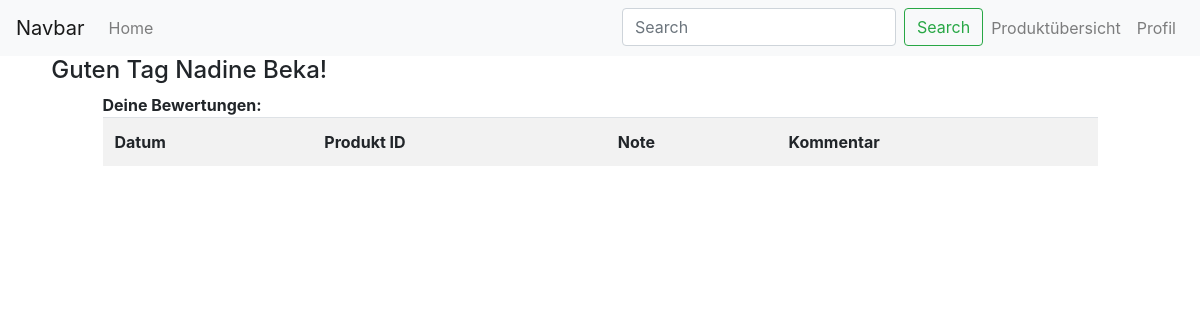
The page /profil.php (signed in) on the database as committed earlier.
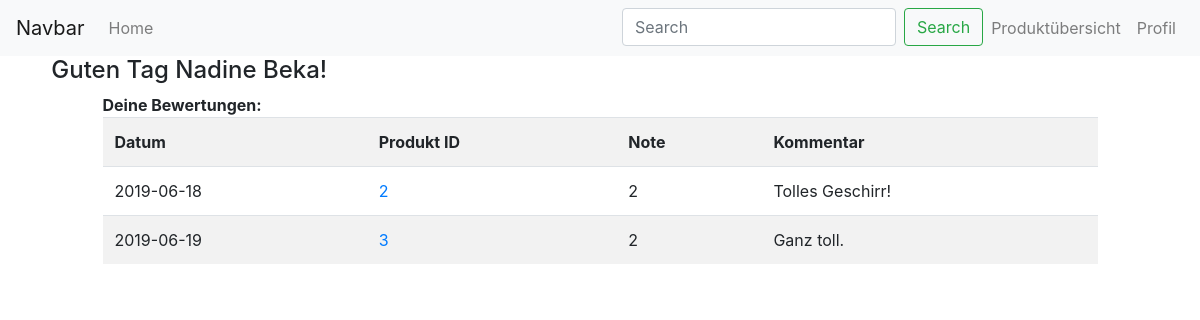
The same page on the database as committed later.
### tables this page shows
CREATE TABLE `profil` (
  `Username` text NOT NULL,
  `Datum` date NOT NULL,
  `Kommentar` text NOT NULL,
  `Note` double NOT NULL,
  `Artikel` text NOT NULL
);

### profil.php (the view, shortened to what this page needs)
<?php
include "inc/head.php";
include "inc/nav.php";
include "inc/config.php";
if (isset($_SESSION['Username'])) {
    $user = $_SESSION['Username'];
}
$query1 = "SELECT * FROM user WHERE Username = '$user'";
$result = mysqli_query($con, $query1);
if ($row = mysqli_fetch_assoc($result)) {
    $vorname = $row['Vorname'];
    $nachname = $row['Nachname'];
?>
 <div class="pageContainer">
    <div class="row justify-content-center">
        <div class="col-11">
            <h4>Guten Tag <?php echo $vorname," ", $nachname ;}?>!</h4>
        </div>
    </div>
     <div class="row justify-content-center">
        <div class="col-10">
            <table class="table table-striped">
                <thead><b>Deine Bewertungen:</b> </thead>
                <tr>
                    <th scope="col">Datum</th>
                    <th scope="col">Produkt ID</th>
                    <th scope="col">Note</th>
                    <th scope="col">Kommentar</th>
                </tr>
                <?php
                $query2 = "SELECT * FROM profil WHERE Username = '$user'";
                $result2= mysqli_query($con, $query2);
                while ($row = mysqli_fetch_assoc($result2)) {
                    $datum = $row['Datum'];
                    $kommentar = $row['Kommentar'];
                    $note = $row['Note'];
                    $produktId = $row['Artikel'];
                    ?>
                <tr>
                    <td><?php echo $datum ?></td>
                    <td><a href="produktansicht.php?ID=<?php echo $produktId ?>"><?php echo $produktId ?></a></td>
                    <td><?php echo $note ?></td>
                    <td><?php echo $kommentar ?></td>
                </tr><?php } ?>
            </table>
        </div>
    </div>
 </div>
<?php
include "inc/bottom.php";

Rows that differ between the two databases and show on the page:
added profil: Datum "2019-06-18", Artikel "2", Note "2", Kommentar "Tolles Geschirr!"
added profil: Datum "2019-06-19", Artikel "3", Note "2", Kommentar "Ganz toll."
